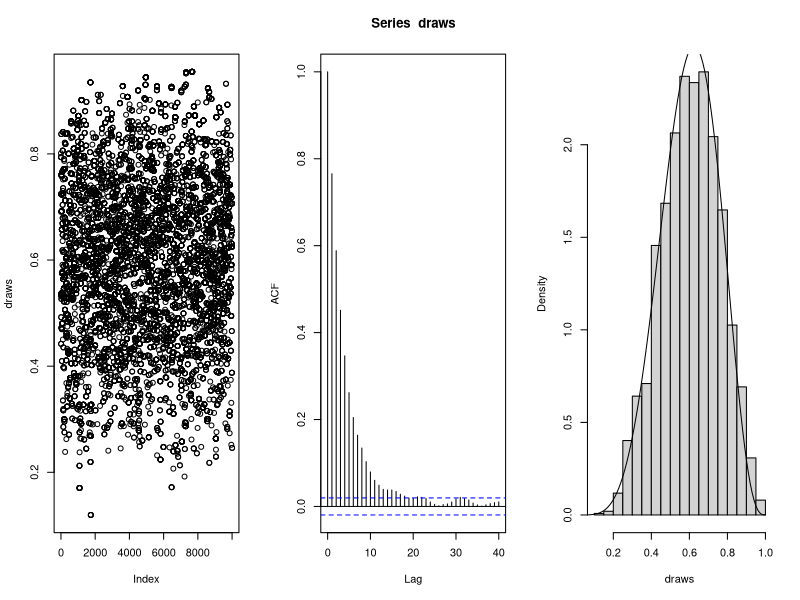
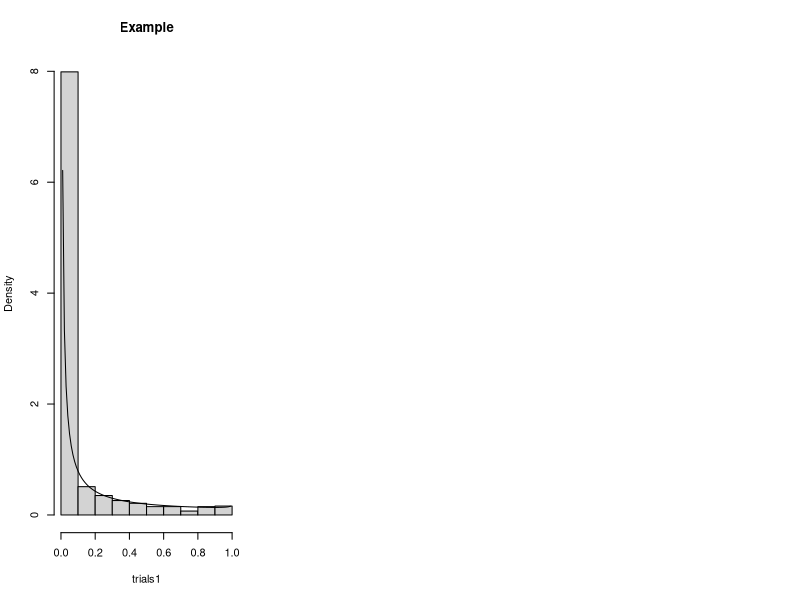
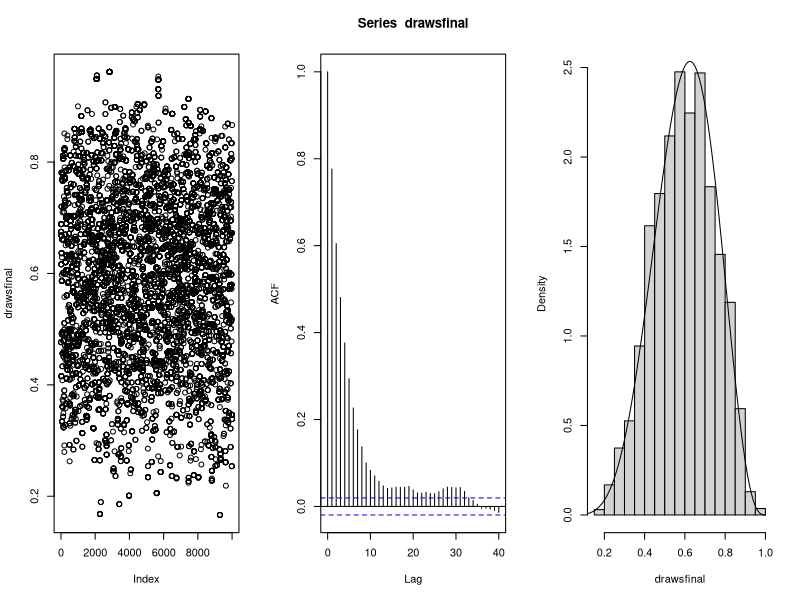
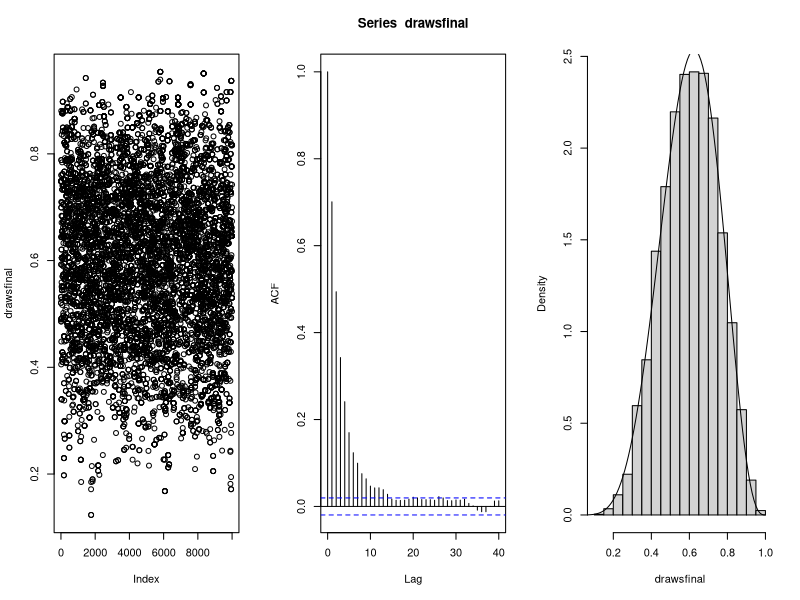
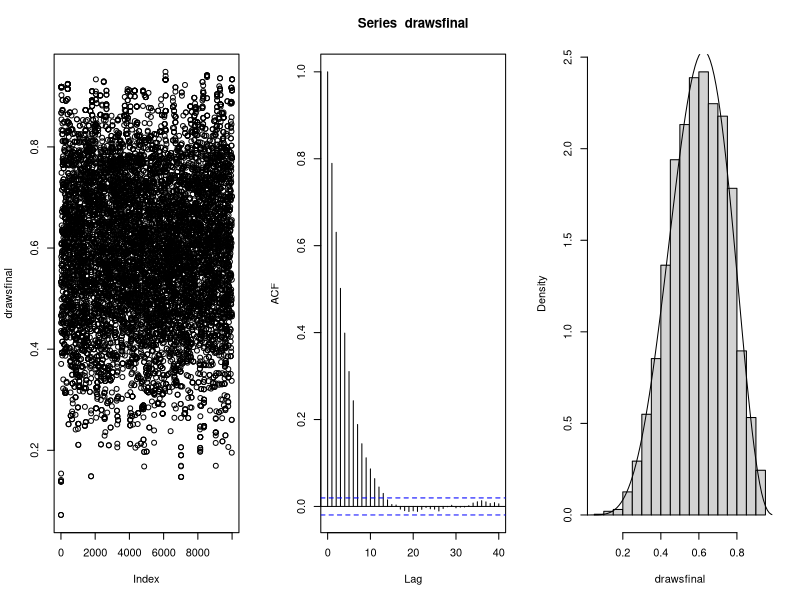
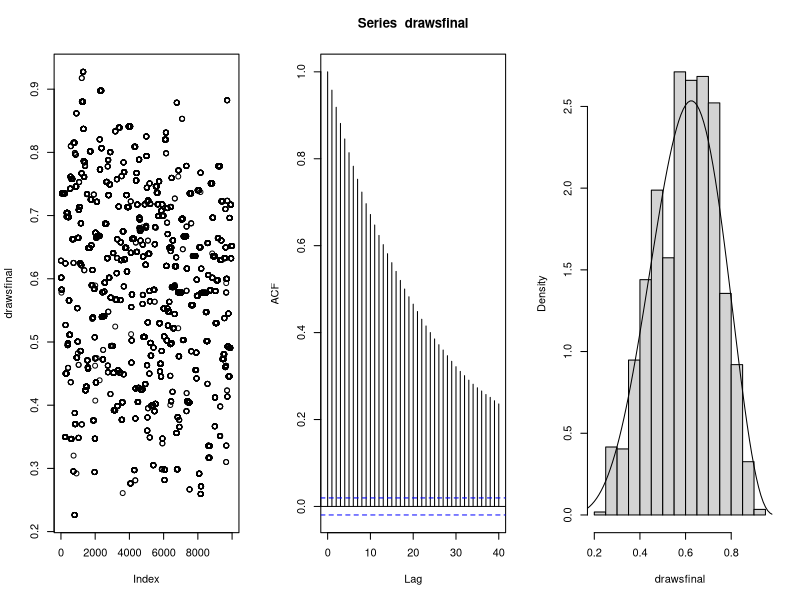

These charts were generated, in order, by the following R code:
## ---- chunk 1
knitr::opts_chunk$set(echo = FALSE)
## ---- chunk 2
Metropolis <- function(c,iteration){ #Setting constant c and number of iterations
  
  if(c <= 0){stop("Input c must be greater than 0")} #prevents nonsensical user inputs
  
  if(iteration <= 0){stop("Input iterations must be greater than 0")} 
      #prevents nonsensical user inputs
  
  fi=runif(1,0,1) #starting value for "Phi"
    
  chain = rep(0,iterations + 1) #initialzing array
  
  chain[1] = fi #putting initial value into chain
  
  for (i in 1:iteration){ #for loop for each iteration of the chain
    
    proposal = rbeta(1,c*chain[i],c*(1-chain[i])) #selects a random draw from the beta
          #distribution using parameter from chain as the proposal value
    
    
    acceptance_ratio = (dbeta(proposal,6,4)/dbeta(proposal,c*chain[i],c*(1-chain[i])))/
      (dbeta(chain[i],6,4)/dbeta(chain[i],c*proposal,c*(1-proposal)))
       #the probability of acceptance, acceptance ratio has been corrected for 
       #asymmetry of jumping function
    if (runif(1) < acceptance_ratio){
       #this combined if/else statment accepts the proposal if the acceptance ratio
       #is greater than a random draw from the uniform function.
      chain[i+1] = proposal}
    
    else{
      
      chain[i+1] = chain[i]
      
      }
  }
  return(chain) #done
}
## ---- chunk 3
c <- 1
iterations <- 10000

draws <- Metropolis(c,iterations)

par(mfrow = c(1,3))
plot(draws)
acf(draws)
hist(draws, freq = FALSE, main = "")
lines(seq(0,1,0.01),dbeta(seq(0,1,0.01),6,4))
## ---- chunk 4

c <- 1
iterations <- 10000

draws <- Metropolis(c,iterations)
print(ks.test(draws,"pbeta",6,4))

draws <- Metropolis(c,iterations)
print(ks.test(draws,"pbeta",6,4))

draws <- Metropolis(c,iterations)
print(ks.test(draws,"pbeta",6,4))

draws <- Metropolis(c,iterations)
print(ks.test(draws,"pbeta",6,4))

drawsfinal <- Metropolis(c,iterations)
print(ks.test(draws,"pbeta",6,4))

trials1 <- rbeta(1000, 0.1, 0.9)
hist(trials1, freq= FALSE, main = "Example")
lines(seq(0,1,0.01),dbeta(seq(0,1,0.01),0.1,0.9))

par(mfrow = c(1,3))
plot(drawsfinal)
acf(drawsfinal)
hist(drawsfinal, freq = FALSE, main = "")
lines(seq(0,1,0.01),dbeta(seq(0,1,0.01),6,4))
## ---- chunk 5

c <- 2.5
iterations <- 10000

draws <- Metropolis(c,iterations)
print(ks.test(draws,"pbeta",6,4))

draws <- Metropolis(c,iterations)
print(ks.test(draws,"pbeta",6,4))

draws <- Metropolis(c,iterations)
print(ks.test(draws,"pbeta",6,4))

draws <- Metropolis(c,iterations)
print(ks.test(draws,"pbeta",6,4))

drawsfinal <- Metropolis(c,iterations)
print(ks.test(draws,"pbeta",6,4))

par(mfrow = c(1,3))
plot(drawsfinal)
acf(drawsfinal)
hist(drawsfinal, freq = FALSE, main = "")
lines(seq(0,1,0.01),dbeta(seq(0,1,0.01),6,4))

## ---- chunk 6

c <- 10
iterations <- 10000

draws <- Metropolis(c,iterations)
print(ks.test(draws,"pbeta",6,4))

draws <- Metropolis(c,iterations)
print(ks.test(draws,"pbeta",6,4))

draws <- Metropolis(c,iterations)
print(ks.test(draws,"pbeta",6,4))

draws <- Metropolis(c,iterations)
print(ks.test(draws,"pbeta",6,4))

drawsfinal <- Metropolis(c,iterations)
print(ks.test(draws,"pbeta",6,4))

par(mfrow = c(1,3))
plot(drawsfinal)
acf(drawsfinal)
hist(drawsfinal, freq = FALSE, main = "")
lines(seq(0,1,0.01),dbeta(seq(0,1,0.01),6,4))
## ---- chunk 7

c <- 0.1
iterations <- 10000

draws <- Metropolis(c,iterations)
print(ks.test(draws,"pbeta",6,4))

draws <- Metropolis(c,iterations)
print(ks.test(draws,"pbeta",6,4))

draws <- Metropolis(c,iterations)
print(ks.test(draws,"pbeta",6,4))

draws <- Metropolis(c,iterations)
print(ks.test(draws,"pbeta",6,4))

drawsfinal <- Metropolis(c,iterations)
print(ks.test(draws,"pbeta",6,4))

par(mfrow = c(1,3))
plot(drawsfinal)
acf(drawsfinal)
hist(drawsfinal, freq = FALSE, main = "")
lines(seq(0,1,0.01),dbeta(seq(0,1,0.01),6,4))

